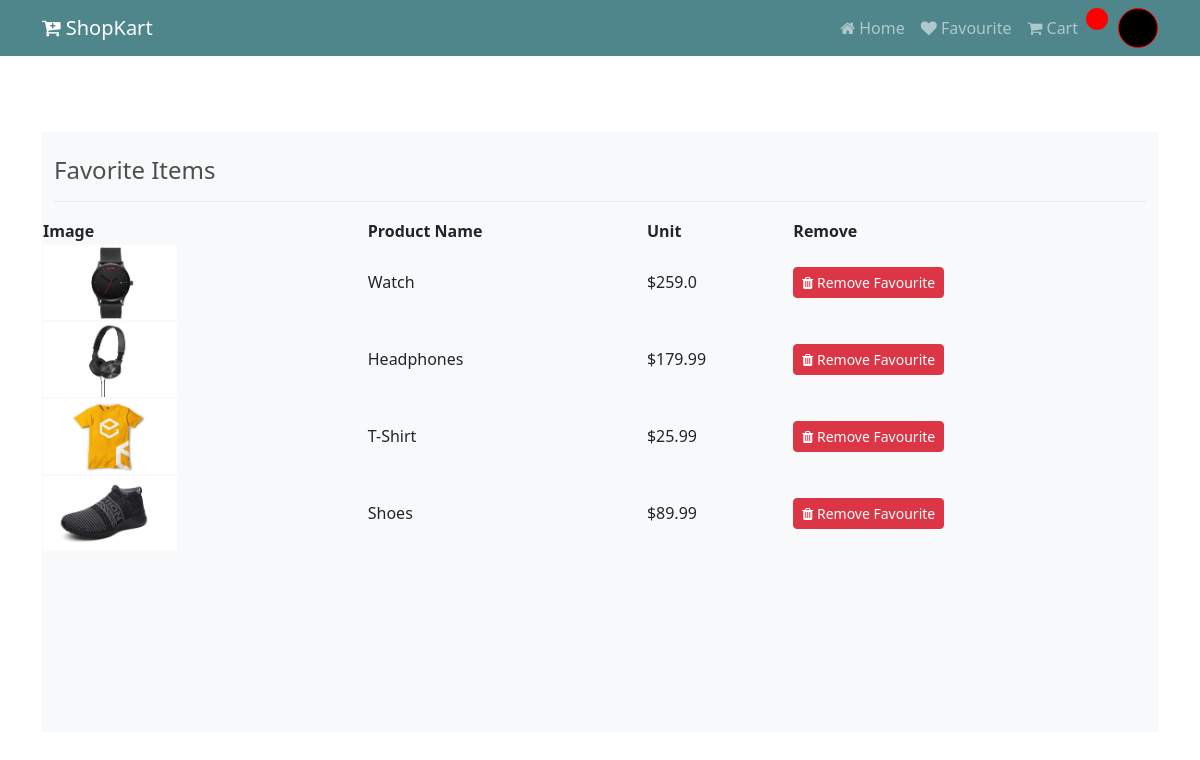
Screenshot of /favviewpage/ (signed in) with the database file from the repository.
### store/models.py (models this page shows, shortened)
class Favourite(models.Model):
    customer = models.ForeignKey(Customer,on_delete=models.CASCADE)
    product = models.ForeignKey(Product,on_delete=models.CASCADE)
    created_at = models.DateTimeField(auto_now_add=True)

class Product(models.Model):
	name = models.CharField(max_length=200)
	price = models.FloatField()
	digital = models.BooleanField(default=False,null=True, blank=True)
	image = models.ImageField(null=True, blank=True)
	@property
	def imageURL(self):
		try:
			url = self.image.url   #.URL returns the publicly accessible URL of the file
		except:
			url = ''
		return url

### store/views.py (the view)
# urls.py: path('favviewpage/', views.favPage, name='favviewpage'),  # Favorites view page
def favPage(request):
		if request.user.is_authenticated:
			data = favData(request)
			favorites = data['favorites']
			return render(request, 'store/fav.html', {'items': favorites})
		else:
			return redirect('login')

### store/views.py (called while the page is built)
def favData(request):
	if request.user.is_authenticated:
		customer = Customer.objects.get(user=request.user)
		favorites = Favourite.objects.filter(customer=customer)
		return {'favorites': favorites}
	else:
		return {'favorites': []}

### store/templates/store/fav.html
{% extends 'store/main.html' %}
{% block content %}
  <section class="bg-light py-4 my-5" style="min-height:600px;">
    <div class="container">
      <div class="row">
        <div class="col-12">
          <h4 class="mb-3">Favorite  Items</h4>
          <hr style="border-color:#b8bfc2;">
        </div>
        <table>
            <tr>
                <th>Image</th>
                <th>Product Name</th>
                <th>Unit</th>
                <th>Remove</th>
            </tr>
            {% for item in items %}
           <tr>
              <td><img src="{{item.product.imageURL}}" height="75px" alt="{{item.product.name}}"></td>
              <td>{{item.product.name}}</td>
              <td>${{item.product.price}}</td>
              <td><a href="{% url 'removeFavorite' item.id %}"  onclick="return confirm('Are you sure? to Remove')"  class="btn btn-danger btn-sm"><i class="fa fa-trash"></i> Remove Favourite</a></td>
            </tr>
            {% endfor %}
        </table>
      </div>
      </div>
  </section>
{% endblock content %}

### static/css/main.css (style rules this page uses)
h1,h2,h3,h4,h5,h6 { color:hsl(0, 0%, 30%); }

### rows the page displays
Favourite: product.imageURL (picture), product.name "Watch", product.price "259.0"
Favourite: product.imageURL (picture), product.name "Headphones", product.price "179.99"
Favourite: product.imageURL (picture), product.name "T-Shirt", product.price "25.99"
Favourite: product.imageURL (picture), product.name "Shoes", product.price "89.99"
